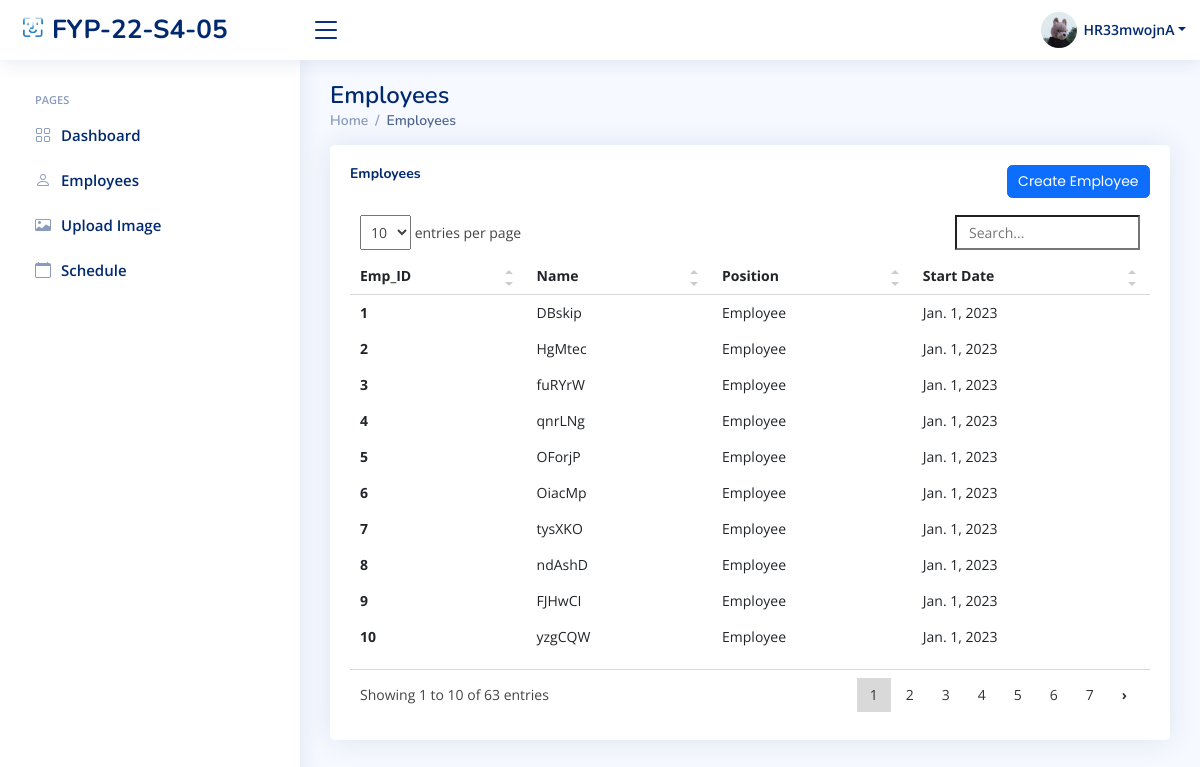
The app's page /sys_admin/view_employees/ (signed in) with its own data.
### index/models.py (models this page shows, shortened)
class Employee(models.Model):
	Employee_ID = models.IntegerField(primary_key=True)
	Full_Name = models.CharField(max_length=100)
	Job_Title = models.CharField(max_length=100)
	Phone_Number = models.CharField(max_length=100)
	salt = models.CharField(max_length=50, null=True)
	Email_Address = models.EmailField()
	Role = models.ForeignKey(Role, on_delete=models.CASCADE)
	Profile_Image = models.ImageField(null=True,blank=True, upload_to='profile_pics/')
	Password = models.CharField(max_length=256)
	Start_Date = models.DateField(auto_now_add=True)

class Role(models.Model):
	Role_ID = models.IntegerField(primary_key=True)
	Role_Name = models.CharField(max_length=100)

### index/views/sys_admin.py (the view)
# urls.py: path('sys_admin/view_employees/', sys_admin.sys_admin_view_employees, name='sys_admin_view_employees'),
def sys_admin_view_employees(request):
	currentEmployee = Employee.objects.get(Employee_ID=request.session['Employee_ID'])
	allEmployees = Employee.objects.all()
	context={
		'Employee_ID' : currentEmployee.Employee_ID,
		'Full_Name' : currentEmployee.Full_Name,
		'Role' : currentEmployee.Role.Role_Name,
		'PFP' : currentEmployee.Profile_Image.url,
		'Employees' : allEmployees,
	}
	return render(request, 'sys_admin/sys_admin_view_employees.html', context)

### templates/sys_admin/sys_admin_view_employees.html (shortened to what this page needs)
{% extends "index/base.html" %}
{% load static %}
{% block content %}
{% include 'sys_admin/sys_admin_base.html' %}
  <main id="main" class="main">
    <div class="pagetitle">
      <h1>Employees</h1>
      <nav>
        <ol class="breadcrumb">
          <li class="breadcrumb-item"><a href="{% url 'sys_admin_home' %}">Home</a></li>
          <li class="breadcrumb-item active">Employees</li>
        </ol>
      </nav>
    </div>
    <section class="section">
      <div class="row">
        <div class="col-lg-12">
          <div class="card recent-sales overflow-auto">
            <div class="card-body">
              <div class="col-lg-12 align-items-center justify-content-center card-title">
                <h5 class="float-start"><b>Employees</b></h5>
                <a href="{% url 'sys_admin_create_user' %}" class="btn btn-primary float-end">Create Employee</a>
                <br>
              </div>
              <table class="table table-borderless table-hover datatable">
                <thead>
                  <tr>
                    <th scope="col">Emp_ID</th>
                    <th scope="col">Name</th>
                    <th scope="col">Position</th>
                    <th scope="col">Start Date</th>
                  </tr>
                </thead>
                <tbody>
                  {% for employee in Employees %}
                    <tr class="tr" onclick='setGetParameter( "{{ employee.Employee_ID}} ")'>
                      <th scope="row">{{ employee.Employee_ID }}</th>
                      <td>{{ employee.Full_Name }}</td>
                      <td>{{ employee.Role.Role_Name }}</td>
                      <td>{{ employee.Start_Date }}</td>
                    </tr>
                  {% endfor %}
                </tbody>
              </table>
            </div>
          </div>
        </div>
      </div>
    </section>
  </main>
{% endblock content %}

### templates/sys_admin/sys_admin_base.html (shortened to what this page needs)
{% load static %}
  <header id="header" class="header fixed-top d-flex align-items-center">
    <div class="d-flex align-items-center justify-content-between">
      <a href="{% url 'sys_admin_home' %}" class="logo d-flex align-items-center">
        <img src="{% static 'assets/img/logo.png' %}" alt="">
        <span class="d-none d-lg-block">FYP-22-S4-05</span>
      </a>
      <i class="bi bi-list toggle-sidebar-btn"></i>
    </div>
    <nav class="header-nav ms-auto">
      <ul class="d-flex align-items-center">
        <li class="nav-item dropdown pe-3">
          <a class="nav-link nav-profile d-flex align-items-center pe-0" href="#" data-bs-toggle="dropdown">
            <img src="{{ PFP }}" alt="Profile" class="rounded-circle">
            <span class="d-none d-md-block dropdown-toggle ps-2">{{ Full_Name }}</span>
          </a>
        </li>
      </ul>
    </nav>
  </header>
  <aside id="sidebar" class="sidebar">
    <ul class="sidebar-nav" id="sidebar-nav">
      <li class="nav-heading">Pages</li>
      <li class="nav-item">
        <a class="nav-link collapsed" href="{% url 'sys_admin_home' %}">
          <i class="bi bi-grid"></i>
          <span>Dashboard</span>
        </a>
      </li>
      <li class="nav-item">
        <a class="nav-link collapsed" href="{% url 'sys_admin_view_employees' %}">
          <i class="bi bi-person"></i>
          <span>Employees</span>
        </a>
      </li>
      <li class="nav-item">
        <a class="nav-link collapsed" href="{% url 'sys_admin_upload_img' %}">
          <i class="bi bi-card-image"></i>
          <span>Upload Image</span>
        </a>
      </li>
      <li class="nav-item">
        <a class="nav-link collapsed" href="{% url 'sys_admin_schedule' %}">
          <i class="bi bi-calendar"></i>
          <span>Schedule</span>
        </a>
      </li>
  </aside>

### static/assets/css/style.css (style rules this page uses)
:root { scroll-behavior: smooth; }
body { font-family: "Open Sans", sans-serif; background: #f6f9ff; color: #444444; }
a { color: #4154f1; text-decoration: none; }
h1, h2, h3, h4, h5, h6 { font-family: "Nunito", sans-serif; }
#main { margin-top: 60px; padding: 20px 30px; transition: all 0.3s; }
.pagetitle { margin-bottom: 10px; }
.pagetitle h1 { font-size: 24px; margin-bottom: 0; font-weight: 600; color: #012970; }
.card { margin-bottom: 30px; border: none; border-radius: 5px; box-shadow: 0px 0 30px rgba(1, 41, 112, 0.1); }
.card-title { padding: 20px 0 15px 0; font-size: 18px; font-weight: 500; color: #012970; font-family: "Poppins", sans-serif; }
.card-body { padding: 0 20px 20px 20px; }
.breadcrumb { font-size: 14px; font-family: "Nunito", sans-serif; color: #899bbd; font-weight: 600; }
.breadcrumb a { color: #899bbd; transition: 0.3s; }
.breadcrumb .breadcrumb-item::before { color: #899bbd; }
.breadcrumb .active { color: #51678f; font-weight: 600; }
.logo { line-height: 1; }
@media (min-width: 1200px) { .logo { width: 280px; } }
.logo img { max-height: 26px; margin-right: 6px; }
.logo span { font-size: 26px; font-weight: 700; color: #012970; font-family: "Nunito", sans-serif; }
.header { transition: all 0.5s; z-index: 997; height: 60px; box-shadow: 0px 2px 20px rgba(1, 41, 112, 0.1); background-color: #fff; padding-left: 20px; }
.header .toggle-sidebar-btn { font-size: 32px; padding-left: 10px; cursor: pointer; color: #012970; }
.header-nav ul { list-style: none; }
.header-nav>ul { margin: 0; padding: 0; }
.header-nav .nav-profile { color: #012970; }
.header-nav .nav-profile img { max-height: 36px; }
.header-nav .nav-profile span { font-size: 14px; font-weight: 600; }
.sidebar { position: fixed; top: 60px; left: 0; bottom: 0; width: 300px; z-index: 996; transition: all 0.3s; padding: 20px; overflow-y: auto; scrollbar-width: thin; scrollbar-color: #aab7cf transparent; box-shadow: 0px 0px 20px rgba(1, 41, 112, 0.1); background-color: #fff; }
@media (min-width: 1200px) { #main, #footer { margin-left: 300px; } }
.sidebar-nav { padding: 0; margin: 0; list-style: none; }
.sidebar-nav li { padding: 0; margin: 0; list-style: none; }
.sidebar-nav .nav-item { margin-bottom: 5px; }
.sidebar-nav .nav-heading { font-size: 11px; text-transform: uppercase; color: #899bbd; font-weight: 600; margin: 10px 0 5px 15px; }
.sidebar-nav .nav-link { display: flex; align-items: center; font-size: 15px; font-weight: 600; color: #4154f1; transition: 0.3; background: #f6f9ff; padding: 10px 15px; border-radius: 4px; }
.sidebar-nav .nav-link i { font-size: 16px; margin-right: 10px; color: #4154f1; }
.sidebar-nav .nav-link.collapsed { color: #012970; background: #fff; }
.sidebar-nav .nav-link.collapsed i { color: #899bbd; }

### records on screen
Employee: Full_Name "HR33mwojnA"
Employee: Employee_ID "1", Full_Name "DBskip", Role.Role_Name "Employee", Start_Date "Jan. 1, 2023"
Employee: Employee_ID "2", Full_Name "HgMtec", Role.Role_Name "Employee", Start_Date "Jan. 1, 2023"
Employee: Employee_ID "3", Full_Name "fuRYrW", Role.Role_Name "Employee", Start_Date "Jan. 1, 2023"
Employee: Employee_ID "4", Full_Name "qnrLNg", Role.Role_Name "Employee", Start_Date "Jan. 1, 2023"
Employee: Employee_ID "5", Full_Name "OForjP", Role.Role_Name "Employee", Start_Date "Jan. 1, 2023"
Employee: Employee_ID "6", Full_Name "OiacMp", Role.Role_Name "Employee", Start_Date "Jan. 1, 2023"
Employee: Employee_ID "7", Full_Name "tysXKO", Role.Role_Name "Employee", Start_Date "Jan. 1, 2023"
Employee: Employee_ID "8", Full_Name "ndAshD", Role.Role_Name "Employee", Start_Date "Jan. 1, 2023"
Employee: Employee_ID "9", Full_Name "FJHwCI", Role.Role_Name "Employee", Start_Date "Jan. 1, 2023"
Employee: Employee_ID "10", Full_Name "yzgCQW", Role.Role_Name "Employee", Start_Date "Jan. 1, 2023"
